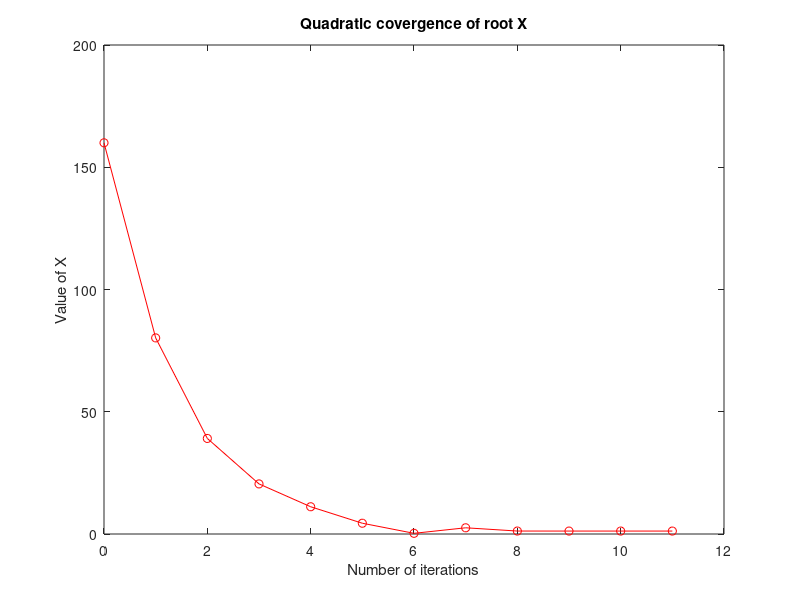

Write the MATLAB code that produced this figure.
% We will begin our guess with x = 2
x = 160;
i = 1;
y = x^2 - 4*cos(x);
while y(i) > 1e-10 || y(i) < -1e-10
    i = i + 1;
    x(i) = x(i-1) - (x(i-1)^2 - 4*cos(x(i-1)))/(2*x(i-1) + 4*sin(x(i-1)));
    y(i) = x(i)^2 - 4*cos(x(i));
    
end

z = 0:length(x) -1;
plot(z,x,'r-o');
title('Quadratic covergence of root X');
xlabel('Number of iterations');
ylabel('Value of X');
format long
disp(x(i));


    